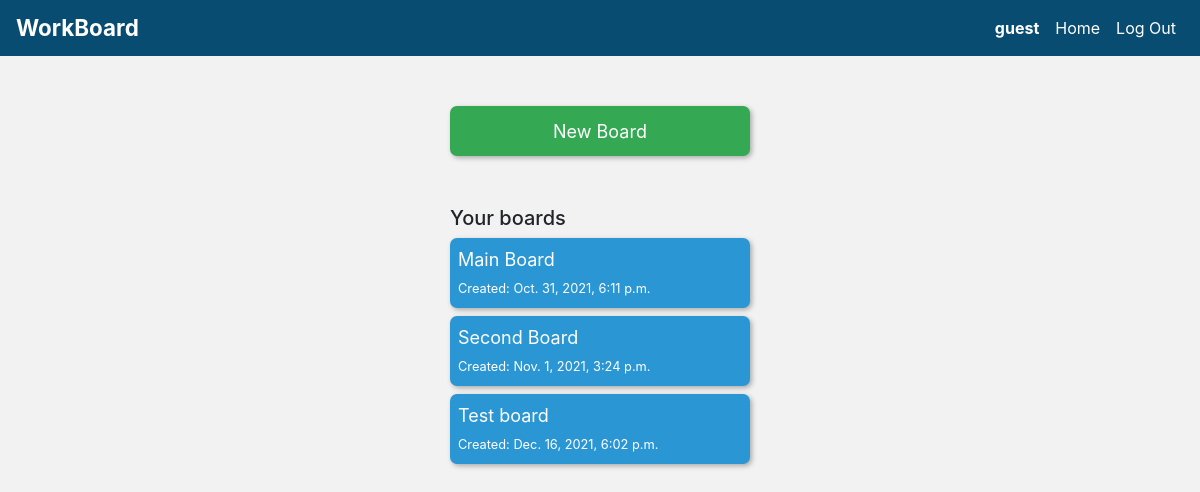
Screenshot of /workboard/ (signed in) with the database file from the repository.
### landing_page/models.py (models this page shows, shortened)
class User(AbstractUser):
    number_of_followers = models.IntegerField(default=0)
    number_of_followings = models.IntegerField(default=0)

### workboard/models.py (models this page shows, shortened)
class Board(models.Model):
	creator = models.ForeignKey(User, on_delete=models.CASCADE, related_name='boards')	# related name: User.maps
	title = models.CharField(max_length=50)
	description = models.TextField(blank=True)
	public_visibility = models.BooleanField(default=False)
	archived = models.BooleanField(default=False)
	timestamp = models.DateTimeField(auto_now_add=True)

### workboard/views.py (the view)
# urls.py: path("", views.index, name="index"),
def index(request):
	if request.user.is_authenticated:
		logged_user = User.objects.get(pk=request.user.id)
		personal_boards = Board.objects.filter(creator=logged_user, archived=False)
		archived_boards = Board.objects.filter(creator=logged_user, archived=True)
		return render(request, 'workboard/index.html', {
			'personal_boards': personal_boards,
			'archived_boards': archived_boards
		})
	else:	# Redirect to the login page
		return HttpResponseRedirect(reverse('login'))

### workboard/templates/workboard/index.html (shortened to what this page needs)
{% extends 'workboard/layout.html' %}
{% load static %}
{% block body %}
{% if user.is_authenticated %}
<div class="flex-container">
	<div class="flexbox-item">
		<div id="new-board-btn">
			<button id="create-board-form-btn">New Board</button>
		</div>
		<div id="more-boards">
			<h5>Your boards</h5>
			<ul class="boards-list">
				{% for board in personal_boards %}
					<li>
						<a href="{% url 'workboard:board-page' board.id %}">
							<button class="active-list-item">{{ board.title }}<br><span class="timestamp">Created: {{ board.timestamp }}</span></button>
						</a>
					</li>
				{% empty %}
					<li>You don't have any active boards.</li>
				{% endfor%}
			</ul>
{% endif %}
		</div>
	</div>
</div>
{% endblock %}

### workboard/templates/workboard/layout.html (shortened to what this page needs)
{% load static %}
<!DOCTYPE html>
<html lang="en">
	<head>
		<link rel="stylesheet" href="https://stackpath.bootstrapcdn.com/bootstrap/4.4.1/css/bootstrap.min.css">
		<link rel="stylesheet" href="{% static 'workboard/styles.css' %}">
	</head>
	<body>
		<nav class="navbar navbar-expand navbar-light">
			<span class="app-title"><strong>WorkBoard</strong></span>
			<ul class="navbar-nav ml-auto">
				{% if user.is_authenticated %}
					<li class="nav-item">
						<a class="nav-link"><strong>{{ user.username }}</strong></a>
					</li>
					<li class="nav-item">
						<a class="nav-link link-over" href="{% url 'workboard:guest-view' %}" title="View Projects">Home</a>
					</li>
					<li id="log-out" class="nav-item">
						<a class="nav-link link-over" href="{% url 'workboard:logout' %}" title="End session">Log Out</a>
					</li>
				{% endif %}
			</ul>
		</nav>
		{% block body %}
		{% endblock %}
	</body>
</html>

### workboard/static/workboard/styles.css (style rules this page uses)
:root { --dark-blue-trello: #094C72; --medium-blue-trello: #0079BF; --light-blue-trello: #2B96D4; --lightest-blue-trello: #56ABDC; --column-header-color: #D9D9D9; --light-gray-color: #F2F2F2; --border-radius-default: 7px; --fadein-speed: 300ms; }
* { padding: 0; margin: 0; }
body { background-color: var(--light-gray-color); }
.flex-container { display: flex; justify-content: space-around; }
#create-board-form-btn { width: 300px; height: 50px; padding: 5px; margin: 50px 0px; border: none; border-radius: var(--border-radius-default); font-size: large; color: white; background-color: #34A853; box-shadow: 2px 2px 5px #aaa; }
.boards-list { padding: 0; list-style: none; }
.active-list-item { background-color: var(--light-blue-trello); }
.boards-list button { color: white; font-size: large; text-align: left; margin-bottom: 8px; padding: 8px; width: 100%; border: none; border-radius: var(--border-radius-default); box-shadow: 2px 2px 5px #aaa; }
.timestamp { font-size: 0.8rem; }
nav { background-color: var(--dark-blue-trello); }
.app-title { font-size: 1.4rem; color: white; }
.nav-link { color: white !important; }

### rows the page displays
User: username "guest"
Board: title "Main Board", timestamp "Oct. 31, 2021, 6:11 p.m."
Board: title "Second Board", timestamp "Nov. 1, 2021, 3:24 p.m."
Board: title "Test board", timestamp "Dec. 16, 2021, 6:02 p.m."
